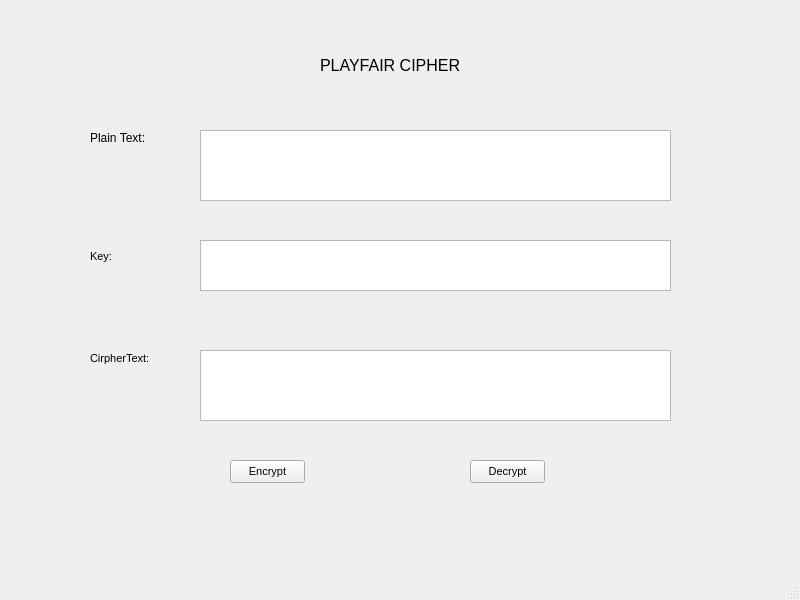
<?xml version="1.0" encoding="UTF-8"?>
<ui version="4.0">
 <class>MainWindow</class>
 <widget class="QMainWindow" name="MainWindow">
  <property name="geometry">
   <rect>
    <x>0</x>
    <y>0</y>
    <width>800</width>
    <height>600</height>
   </rect>
  </property>
  <property name="windowTitle">
   <string>MainWindow</string>
  </property>
  <widget class="QWidget" name="centralwidget">
   <widget class="QLabel" name="label_2">
    <property name="geometry">
     <rect>
      <x>90</x>
      <y>130</y>
      <width>61</width>
      <height>16</height>
     </rect>
    </property>
    <property name="font">
     <font>
      <pointsize>9</pointsize>
      <weight>50</weight>
      <bold>false</bold>
     </font>
    </property>
    <property name="text">
     <string>Plain Text:</string>
    </property>
   </widget>
   <widget class="QLabel" name="label_4">
    <property name="geometry">
     <rect>
      <x>90</x>
      <y>350</y>
      <width>61</width>
      <height>16</height>
     </rect>
    </property>
    <property name="font">
     <font>
      <pointsize>8</pointsize>
      <weight>50</weight>
      <bold>false</bold>
     </font>
    </property>
    <property name="text">
     <string>CirpherText:</string>
    </property>
   </widget>
   <widget class="QPlainTextEdit" name="txt_plain_text">
    <property name="geometry">
     <rect>
      <x>200</x>
      <y>130</y>
      <width>471</width>
      <height>71</height>
     </rect>
    </property>
   </widget>
   <widget class="QPlainTextEdit" name="txt_key">
    <property name="geometry">
     <rect>
      <x>200</x>
      <y>240</y>
      <width>471</width>
      <height>51</height>
     </rect>
    </property>
   </widget>
   <widget class="QLabel" name="label">
    <property name="geometry">
     <rect>
      <x>320</x>
      <y>40</y>
      <width>151</width>
      <height>51</height>
     </rect>
    </property>
    <property name="font">
     <font>
      <pointsize>12</pointsize>
     </font>
    </property>
    <property name="text">
     <string>PLAYFAIR CIPHER</string>
    </property>
   </widget>
   <widget class="QPushButton" name="encrypt_button">
    <property name="geometry">
     <rect>
      <x>230</x>
      <y>460</y>
      <width>75</width>
      <height>23</height>
     </rect>
    </property>
    <property name="font">
     <font>
      <pointsize>8</pointsize>
      <weight>50</weight>
      <bold>false</bold>
     </font>
    </property>
    <property name="text">
     <string>Encrypt</string>
    </property>
   </widget>
   <widget class="QPushButton" name="decrypt_button">
    <property name="geometry">
     <rect>
      <x>470</x>
      <y>460</y>
      <width>75</width>
      <height>23</height>
     </rect>
    </property>
    <property name="font">
     <font>
      <pointsize>8</pointsize>
      <weight>50</weight>
      <bold>false</bold>
     </font>
    </property>
    <property name="text">
     <string>Decrypt</string>
    </property>
   </widget>
   <widget class="QPlainTextEdit" name="txt_cipher_text">
    <property name="geometry">
     <rect>
      <x>200</x>
      <y>350</y>
      <width>471</width>
      <height>71</height>
     </rect>
    </property>
   </widget>
   <widget class="QLabel" name="label_3">
    <property name="geometry">
     <rect>
      <x>90</x>
      <y>250</y>
      <width>47</width>
      <height>13</height>
     </rect>
    </property>
    <property name="font">
     <font>
      <pointsize>8</pointsize>
      <weight>50</weight>
      <bold>false</bold>
     </font>
    </property>
    <property name="text">
     <string>Key:</string>
    </property>
   </widget>
  </widget>
  <widget class="QMenuBar" name="menubar">
   <property name="geometry">
    <rect>
     <x>0</x>
     <y>0</y>
     <width>800</width>
     <height>21</height>
    </rect>
   </property>
  </widget>
  <widget class="QStatusBar" name="statusbar"/>
 </widget>
 <resources/>
 <connections/>
</ui>
